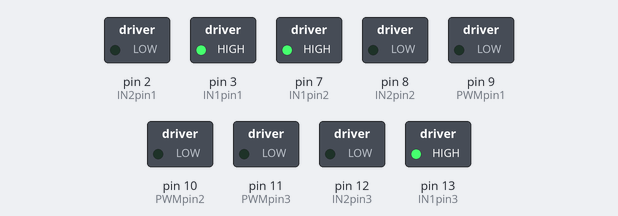
The sketch below on a simulated Arduino Uno, built with avr-gcc and run on an emulated ATmega328P. On the bench: switched loads named in the sketch (green lamp = pin HIGH).

Above: at 2.5 s.
At 6.0 s:
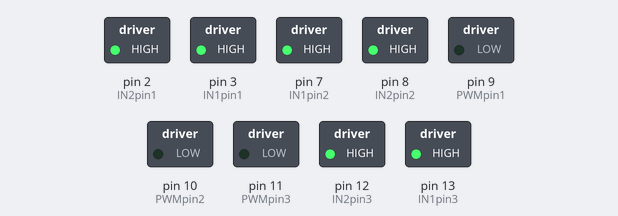
At 9.5 s:
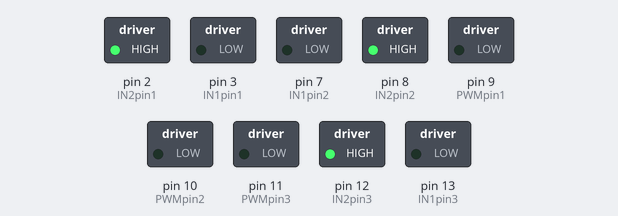
Timing chart, 0 to 15.6 s (numbered marks = the images above):
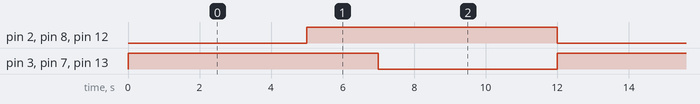

The sketch:

hercules_Motor_Driver.ino
```cpp
int i = 0;
int PWMpin1 = 9;
int IN1pin1 = 3;
int IN2pin1 = 2;

int PWMpin2 = 10;
int IN1pin2 = 7;
int IN2pin2 = 8;

int PWMpin3 = 11;
int IN1pin3 = 13;
int IN2pin3 = 12;

int CSpin = A0;
int val = 0;

void setup()
{
   pinMode(PWMpin1, OUTPUT);
   pinMode(IN1pin1, OUTPUT);
   pinMode(IN2pin1, OUTPUT);
   pinMode(CSpin, INPUT);

   pinMode(PWMpin2, OUTPUT);
   pinMode(IN1pin2, OUTPUT);
   pinMode(IN2pin2, OUTPUT);

   pinMode(PWMpin3, OUTPUT);
   pinMode(IN1pin3, OUTPUT);
   pinMode(IN2pin3, OUTPUT);
}

void forward(void)
{
   digitalWrite(IN1pin1, HIGH);
   digitalWrite(IN2pin1, LOW);

   digitalWrite(IN1pin2, HIGH);
   digitalWrite(IN2pin2, LOW);

   digitalWrite(IN1pin3, HIGH);
   digitalWrite(IN2pin3, LOW);
}

void backward(void)
{
   digitalWrite(IN1pin1, LOW);
   digitalWrite(IN2pin1, HIGH);

   digitalWrite(IN1pin2, LOW);
   digitalWrite(IN2pin2, HIGH);

   digitalWrite(IN1pin3, LOW);
   digitalWrite(IN2pin3, HIGH);
}

void stopmotor(void)
{
   digitalWrite(IN1pin1, HIGH);
   digitalWrite(IN2pin1, HIGH);

   digitalWrite(IN1pin2, HIGH);
   digitalWrite(IN2pin2, HIGH);

   digitalWrite(IN1pin3, HIGH);
   digitalWrite(IN2pin3, HIGH);
}

void loop()
{
   forward();
   delay(5000);

   stopmotor();
   delay(2000);

   backward();
   delay(5000);


}
```

Measured:
- by itself, pin 2 (IN2pin1), pin 3 (IN1pin1), pin 7 (IN1pin2), pin 8 (IN2pin2), pin 12 (IN2pin3), pin 13 (IN1pin3): alternates HIGH for 7.0 s and LOW for 5.0 s
- by itself, everything shown: repeats every 12.0 s, in 3 steps
